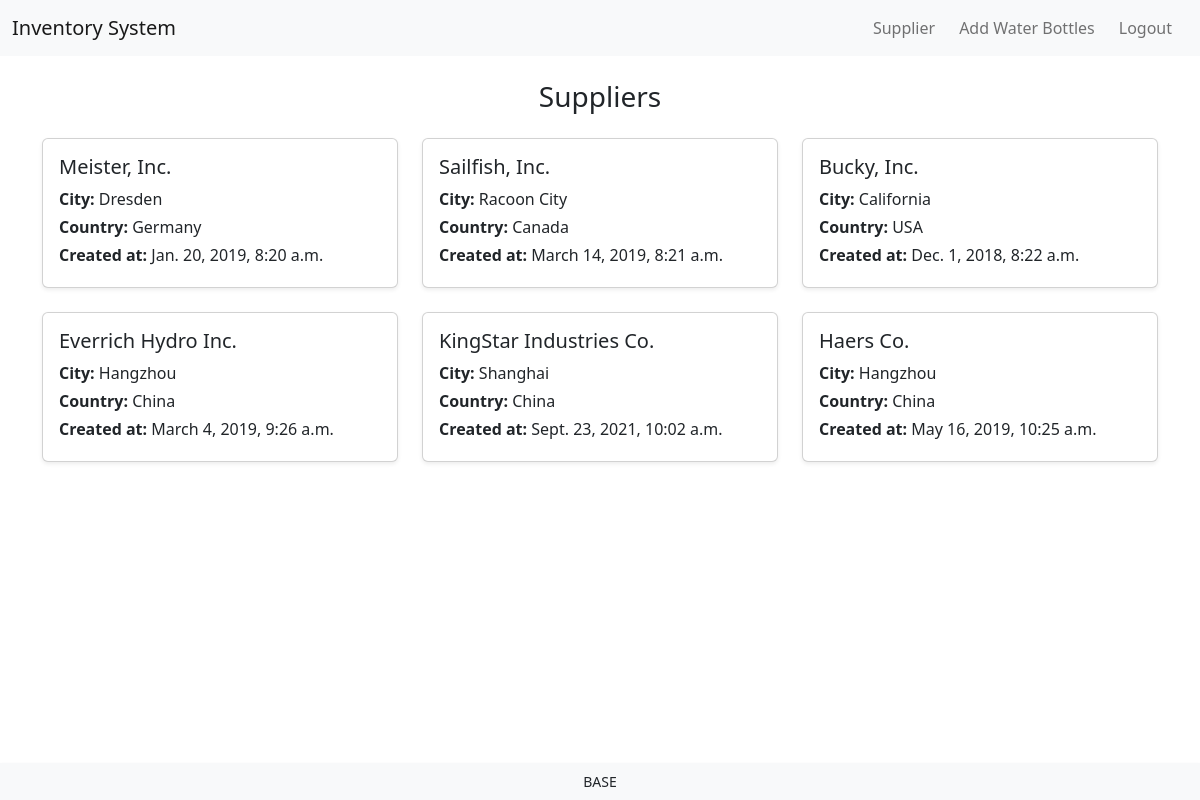
The app's page /view_supplier with its own data.
### MyInventoryApp/models.py (models this page shows, shortened)
class Supplier(models.Model):
    name = models.CharField(max_length=255)
    city = models.CharField(max_length=255)
    country = models.CharField(max_length=255)
    created_at = models.DateTimeField()

### MyInventoryApp/views.py (the view)
# urls.py: path('view_supplier', views.view_supplier, name='view_supplier'),
def view_supplier(request):
    supplier_objects = Supplier.objects.all()
    return render(request, 'MyInventoryApp/view_supplier.html', {'supplier' :supplier_objects})

### MyInventoryApp/templates/MyInventoryApp/view_supplier.html (shortened to what this page needs)
{% extends 'MyInventoryApp/base.html' %}
{% load static %}
{% block navbar_buttons %}
  <li class="nav-item">
    <a class="nav-link me-2" href="{% url 'add_bottle' %}">Add Water Bottles</a>
  </li>
  <li class="nav-item">
    <a class="nav-link me-2" href="{% url 'login' %}">Logout</a>
  </li>
{% endblock %}
{% block content %}
<div class="container my-4">
  <h3 class="mb-4 text-center">Suppliers</h3>
  <div class="row row-cols-1 row-cols-md-3 g-4">
    {% for s in supplier %}
    <div class="col">
      <a href="{% url 'view_bottles' s.id %}" style="text-decoration: none; color: inherit;">
        <div class="card h-100 shadow-sm">
          <div class="card-body">
            <h5 class="card-title mb-2">{{ s.name }}</h5>
            <p class="mb-1"><strong>City:</strong> {{ s.city }}</p>
            <p class="mb-1"><strong>Country:</strong> {{ s.country }}</p>
            <p class="mb-1"><strong>Created at:</strong> {{ s.created_at }}</p>
          </div>
        </div>
      </a>
    </div>
    {% endfor %}
  </div>
</div>
{% endblock %}

### MyInventoryApp/templates/MyInventoryApp/base.html (shortened to what this page needs)
{% load static %}
 <html>
     <head>
       <link href="https://cdn.jsdelivr.net/npm/bootstrap@5.2.3/dist/css/bootstrap.min.css" rel="stylesheet">
     </head>
     <body>
         <nav class="navbar navbar-expand-lg navbar-light bg-light">
           <div class="container-fluid">
             <a class="navbar-brand" href="{% url 'view_supplier' %}">Inventory System</a>
             <div class="collapse navbar-collapse" id="navbarNav">
              <ul class="navbar-nav ms-auto mb-2 mb-lg-0">
                <li class="nav-item">
                    <a class="nav-link me-2" href="{% url 'view_supplier' %}">Supplier</a>
                </li>
                {% block navbar_buttons %}
                {% endblock %}
              </ul>
             </div>
           </div>
         </nav>
         <div class="container-fluid">
           {% block content %}
           {% endblock %}
         </div>
         <footer class="footer fixed-bottom bg-light text-center py-2 shadow-sm">
           <small>BASE</small>
       </footer>
     </body>
 </html>

### MyInventoryApp/templates/MyInventoryApp/base.html (style rules this page uses)
body { padding-bottom: 60px; }

### records on screen
Supplier: name "Meister, Inc.", city "Dresden", country "Germany", created_at "Jan. 20, 2019, 8:20 a.m."
Supplier: name "Sailfish, Inc.", city "Racoon City", country "Canada", created_at "March 14, 2019, 8:21 a.m."
Supplier: name "Bucky, Inc.", city "California", country "USA", created_at "Dec. 1, 2018, 8:22 a.m."
Supplier: name "Everrich Hydro Inc.", city "Hangzhou", country "China", created_at "March 4, 2019, 9:26 a.m."
Supplier: name "KingStar Industries Co.", city "Shanghai", country "China", created_at "Sept. 23, 2021, 10:02 a.m."
Supplier: name "Haers Co.", city "Hangzhou", country "China", created_at "May 16, 2019, 10:25 a.m."
